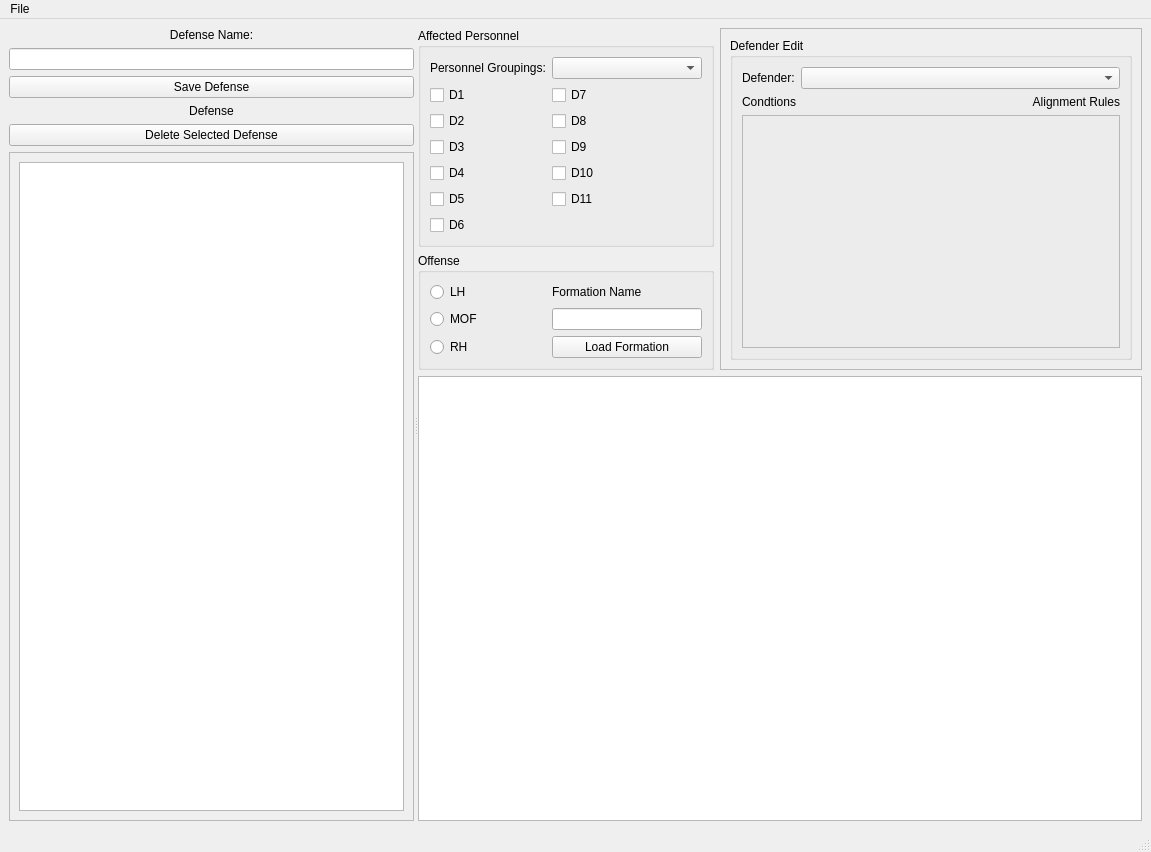
<?xml version="1.0" encoding="UTF-8"?>
<ui version="4.0">
 <class>OffensiveEditor</class>
 <widget class="QMainWindow" name="OffensiveEditor">
  <property name="geometry">
   <rect>
    <x>0</x>
    <y>0</y>
    <width>1151</width>
    <height>852</height>
   </rect>
  </property>
  <property name="windowTitle">
   <string>MainWindow</string>
  </property>
  <widget class="QWidget" name="central_widget">
   <layout class="QGridLayout" name="gridLayout_5">
    <item row="0" column="0">
     <widget class="QSplitter" name="splitter">
      <property name="orientation">
       <enum>Qt::Horizontal</enum>
      </property>
      <widget class="QWidget" name="layoutWidget">
       <layout class="QVBoxLayout" name="verticalLayout">
        <item>
         <widget class="QLabel" name="label">
          <property name="text">
           <string>Defense Name:</string>
          </property>
          <property name="alignment">
           <set>Qt::AlignCenter</set>
          </property>
         </widget>
        </item>
        <item>
         <widget class="QLineEdit" name="edit_defense_name"/>
        </item>
        <item>
         <widget class="QPushButton" name="btn_save_defense">
          <property name="text">
           <string>Save Defense</string>
          </property>
         </widget>
        </item>
        <item>
         <widget class="QLabel" name="label_2">
          <property name="text">
           <string>Defense</string>
          </property>
          <property name="alignment">
           <set>Qt::AlignCenter</set>
          </property>
         </widget>
        </item>
        <item>
         <widget class="QPushButton" name="btn_delete_selected_defense">
          <property name="text">
           <string>Delete Selected Defense</string>
          </property>
         </widget>
        </item>
        <item>
         <widget class="QScrollArea" name="scrollArea">
          <property name="widgetResizable">
           <bool>true</bool>
          </property>
          <widget class="QWidget" name="scrollAreaWidgetContents">
           <property name="geometry">
            <rect>
             <x>0</x>
             <y>0</y>
             <width>392</width>
             <height>628</height>
            </rect>
           </property>
           <layout class="QGridLayout" name="gridLayout_3">
            <item row="0" column="0">
             <widget class="QListWidget" name="list_defenses"/>
            </item>
           </layout>
          </widget>
         </widget>
        </item>
       </layout>
      </widget>
      <widget class="QWidget" name="layoutWidget">
       <layout class="QGridLayout" name="gridLayout_4">
        <item row="2" column="0" colspan="2">
         <widget class="QScrollArea" name="scrollArea_2">
          <property name="widgetResizable">
           <bool>true</bool>
          </property>
          <widget class="QWidget" name="widget_formation_visualization">
           <property name="geometry">
            <rect>
             <x>0</x>
             <y>0</y>
             <width>723</width>
             <height>411</height>
            </rect>
           </property>
           <property name="styleSheet">
            <string notr="true">background-color: white;</string>
           </property>
          </widget>
         </widget>
        </item>
        <item row="0" column="0">
         <widget class="QGroupBox" name="groupBox_2">
          <property name="title">
           <string>Affected Personnel</string>
          </property>
          <layout class="QGridLayout" name="gridLayout">
           <item row="0" column="0">
            <widget class="QLabel" name="label_4">
             <property name="text">
              <string>Personnel Groupings:</string>
             </property>
            </widget>
           </item>
           <item row="0" column="1">
            <widget class="QComboBox" name="combo_personnel_grouping">
             <property name="minimumSize">
              <size>
               <width>150</width>
               <height>0</height>
              </size>
             </property>
            </widget>
           </item>
           <item row="1" column="0">
            <widget class="QCheckBox" name="cb_d1">
             <property name="text">
              <string>D1</string>
             </property>
             <property name="checked">
              <bool>false</bool>
             </property>
            </widget>
           </item>
           <item row="1" column="1">
            <widget class="QCheckBox" name="cb_d7">
             <property name="text">
              <string>D7</string>
             </property>
            </widget>
           </item>
           <item row="2" column="0">
            <widget class="QCheckBox" name="cb_d2">
             <property name="text">
              <string>D2</string>
             </property>
            </widget>
           </item>
           <item row="2" column="1">
            <widget class="QCheckBox" name="cb_d8">
             <property name="text">
              <string>D8</string>
             </property>
            </widget>
           </item>
           <item row="3" column="0">
            <widget class="QCheckBox" name="cb_d3">
             <property name="text">
              <string>D3</string>
             </property>
            </widget>
           </item>
           <item row="3" column="1">
            <widget class="QCheckBox" name="cb_d9">
             <property name="text">
              <string>D9</string>
             </property>
            </widget>
           </item>
           <item row="4" column="0">
            <widget class="QCheckBox" name="cb_s4">
             <property name="text">
              <string>D4</string>
             </property>
            </widget>
           </item>
           <item row="4" column="1">
            <widget class="QCheckBox" name="cb_d10">
             <property name="text">
              <string>D10</string>
             </property>
            </widget>
           </item>
           <item row="5" column="0">
            <widget class="QCheckBox" name="cb_d5">
             <property name="text">
              <string>D5</string>
             </property>
            </widget>
           </item>
           <item row="5" column="1">
            <widget class="QCheckBox" name="cb_d11">
             <property name="text">
              <string>D11</string>
             </property>
            </widget>
           </item>
           <item row="6" column="0">
            <widget class="QCheckBox" name="cb_d6">
             <property name="text">
              <string>D6</string>
             </property>
            </widget>
           </item>
          </layout>
         </widget>
        </item>
        <item row="1" column="0">
         <widget class="QGroupBox" name="groupBox">
          <property name="title">
           <string>Offense</string>
          </property>
          <layout class="QGridLayout" name="gridLayout_2">
           <item row="0" column="0">
            <widget class="QRadioButton" name="rb_lh">
             <property name="text">
              <string>LH</string>
             </property>
            </widget>
           </item>
           <item row="0" column="1">
            <widget class="QLabel" name="label_5">
             <property name="text">
              <string>Formation Name</string>
             </property>
            </widget>
           </item>
           <item row="1" column="0">
            <widget class="QRadioButton" name="rb_mof">
             <property name="text">
              <string>MOF</string>
             </property>
            </widget>
           </item>
           <item row="1" column="1">
            <widget class="QLineEdit" name="edit_formation_name">
             <property name="enabled">
              <bool>true</bool>
             </property>
             <property name="sizePolicy">
              <sizepolicy hsizetype="Fixed" vsizetype="Fixed">
               <horstretch>0</horstretch>
               <verstretch>0</verstretch>
              </sizepolicy>
             </property>
             <property name="minimumSize">
              <size>
               <width>150</width>
               <height>0</height>
              </size>
             </property>
            </widget>
           </item>
           <item row="2" column="0">
            <widget class="QRadioButton" name="rb_rh">
             <property name="text">
              <string>RH</string>
             </property>
            </widget>
           </item>
           <item row="2" column="1">
            <widget class="QPushButton" name="btn_load_composite">
             <property name="text">
              <string>Load Formation</string>
             </property>
            </widget>
           </item>
          </layout>
         </widget>
        </item>
        <item row="0" column="1" rowspan="2">
         <widget class="QScrollArea" name="scrollArea_3">
          <property name="widgetResizable">
           <bool>true</bool>
          </property>
          <widget class="QWidget" name="widget_defense_entry">
           <property name="geometry">
            <rect>
             <x>0</x>
             <y>0</y>
             <width>413</width>
             <height>355</height>
            </rect>
           </property>
           <layout class="QGridLayout" name="gridLayout_7">
            <item row="0" column="0">
             <widget class="QGroupBox" name="groupBox_3">
              <property name="title">
               <string>Defender Edit</string>
              </property>
              <layout class="QVBoxLayout" name="verticalLayout_2">
               <item>
                <layout class="QHBoxLayout" name="horizontalLayout">
                 <item>
                  <widget class="QLabel" name="label_3">
                   <property name="sizePolicy">
                    <sizepolicy hsizetype="Preferred" vsizetype="Preferred">
                     <horstretch>0</horstretch>
                     <verstretch>0</verstretch>
                    </sizepolicy>
                   </property>
                   <property name="text">
                    <string>Defender:</string>
                   </property>
                  </widget>
                 </item>
                 <item>
                  <widget class="QComboBox" name="combo_defender_to_edit">
                   <property name="sizePolicy">
                    <sizepolicy hsizetype="Expanding" vsizetype="Preferred">
                     <horstretch>0</horstretch>
                     <verstretch>0</verstretch>
                    </sizepolicy>
                   </property>
                  </widget>
                 </item>
                </layout>
               </item>
               <item>
                <layout class="QHBoxLayout" name="horizontalLayout_2">
                 <item>
                  <widget class="QLabel" name="label_6">
                   <property name="text">
                    <string>Condtions</string>
                   </property>
                  </widget>
                 </item>
                 <item>
                  <widget class="QLabel" name="label_7">
                   <property name="text">
                    <string>Alignment Rules</string>
                   </property>
                   <property name="alignment">
                    <set>Qt::AlignRight|Qt::AlignTrailing|Qt::AlignVCenter</set>
                   </property>
                  </widget>
                 </item>
                </layout>
               </item>
               <item>
                <widget class="QFrame" name="frame_defender_edit">
                 <property name="sizePolicy">
                  <sizepolicy hsizetype="Preferred" vsizetype="Expanding">
                   <horstretch>0</horstretch>
                   <verstretch>0</verstretch>
                  </sizepolicy>
                 </property>
                 <property name="frameShape">
                  <enum>QFrame::StyledPanel</enum>
                 </property>
                 <property name="frameShadow">
                  <enum>QFrame::Raised</enum>
                 </property>
                </widget>
               </item>
              </layout>
             </widget>
            </item>
           </layout>
          </widget>
         </widget>
        </item>
       </layout>
      </widget>
     </widget>
    </item>
   </layout>
  </widget>
  <widget class="QMenuBar" name="menubar">
   <property name="geometry">
    <rect>
     <x>0</x>
     <y>0</y>
     <width>1151</width>
     <height>26</height>
    </rect>
   </property>
   <widget class="QMenu" name="menu_file">
    <property name="title">
     <string>File</string>
    </property>
    <addaction name="actionSave_Library"/>
    <addaction name="actionExit"/>
   </widget>
   <addaction name="menu_file"/>
  </widget>
  <widget class="QStatusBar" name="statusbar"/>
  <action name="actionSave_Library">
   <property name="text">
    <string>Save Library</string>
   </property>
   <property name="shortcut">
    <string>Ctrl+S</string>
   </property>
  </action>
  <action name="actionExit">
   <property name="text">
    <string>Exit</string>
   </property>
  </action>
 </widget>
 <resources/>
 <connections>
  <connection>
   <sender>actionExit</sender>
   <signal>triggered()</signal>
   <receiver>OffensiveEditor</receiver>
   <slot>close()</slot>
   <hints>
    <hint type="sourcelabel">
     <x>-1</x>
     <y>-1</y>
    </hint>
    <hint type="destinationlabel">
     <x>558</x>
     <y>366</y>
    </hint>
   </hints>
  </connection>
 </connections>
</ui>
